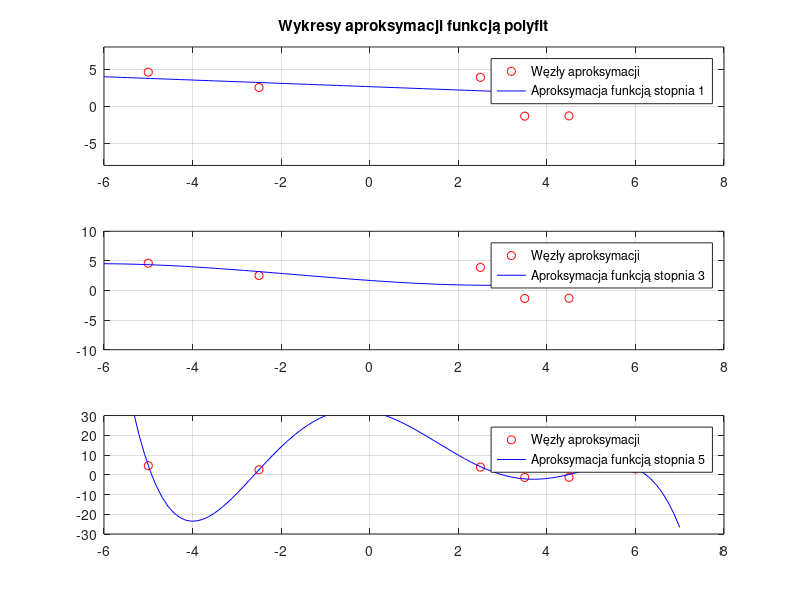

Source code (MATLAB):
clear, clc, close all;
%% Dane
x=[-5,-2.5,3.5,6,4.5,2.5,5];
y=[4.6,2.53,-1.34,2.96,-1.3,3.9,4];

%% Wykres
figure(1);
x0=linspace(-6,7);

subplot(3,1,1);

p1=polyfit(x,y,1);
y1=polyval(p1,x0);

plot(x,y,'ro',x0,y1,'b-');
grid on;
title('Wykresy aproksymacji funkcją polyfit');
legend('Węzły aproksymacji','Aproksymacja funkcją stopnia 1');
ylim([-8 8]);

subplot(3,1,2);

p2=polyfit(x,y,3);
y2=polyval(p2,x0);

plot(x,y,'ro',x0,y2,'b-');
grid on;
legend('Węzły aproksymacji','Aproksymacja funkcją stopnia 3');
ylim([-10 10]);

subplot(3,1,3);

p3=polyfit(x,y,5);
y3=polyval(p3,x0);

plot(x,y,'ro',x0,y3,'b-');
grid on;
legend('Węzły aproksymacji','Aproksymacja funkcją stopnia 5');
ylim([-30 30]);